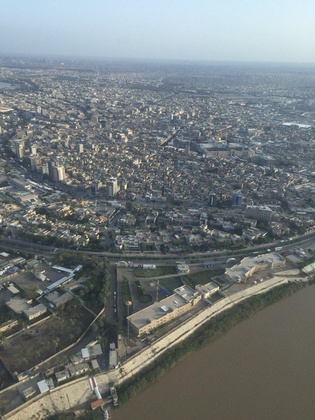
%> input picture 2.jpg, 315 x 420 px, shrunk from 960 x 1280 before the run
$ octave demo.m   (GNU Octave 9; MATLAB toolbox functions it lacks are replaced by stand-ins)
%> lines starting %> are read from the running program, lines starting %| are printed output that depends on the picture
### TCL.m
function fm=TCL(I)

I=double(I);
cn= I ;
     t=((cn./255)-1)./((I./255)-1);
          % I should be a color image


         cdp = double(darkChannel(I));%patch dark channel
       % Calculate the tranmission .
      dc2=cdp;
      minAtomsLight = 240;
      omega = 0.95;
      A = min([minAtomsLight, max(max(dc2))]);
     t_d = (255*(1-omega*double(dc2)/A));
 I=uint8(t_d);
 [LLn,LHn,HLn,HHn ]=dwt2(I,'haar');  %haar

  HLnh=histh(HLn,1);
  xn3=HLnh(:,1);
  yn3=HLnh(:,2);


    fm=1./ ( max(yn3(:)));

### darkChannel.m
function JDark = darkChannel(im2)

[height, width, ~] = size(im2);

patchSize = 5; %the patch size is set to be 15 x 15
padSize = 7; % half the patch size to pad the image with for the array to
%work (be centered at 1,1 as well as at height,1 and 1,width and height,width etc)

JDark = zeros(height, width); % the dark channel
imJ = padarray(im2, [padSize padSize], Inf); % the new image
% imagesc(imJ); colormap gray; axis off image

for j = 1:height
    for i = 1:width
        % the patch has top left corner at (jj, ii)
        patch = imJ(j:(j+patchSize-1), i:(i+patchSize-1),:);
        % the dark channel for a patch is the minimum value for all
        % channels for that patch
        JDark(j,i) = min(patch(:));
     end
end

### histh.m
  function m=histh(v,d)
   v=v(:);
   ss2=(round(d*v)/d);
   ymx=max(ss2);
   ymn=min(ss2);
   s=1/d;
   x=ymn:s:ymx;
 pr= hist(ss2,x)/length(v);
  m=[x',pr'];
% [6 lines of commented-out code are left out]


### demo.m
%This is the testing code of our paper "NO REFERENCE QUALITY OF HAZY IMAGES
%DEPENDING ON TRANSMISSION COMPONENT
%ESTIMATION "

clear all,
clc,
close all,warning('off')

 co=imread('2.jpg');
%> co is the input picture: size 420x315x3 uint8; mean R, G, B 114.7, 121.7, 122.3
 Q=TCL(co);
%> in TCL, `t=((cn./255)-1)./((I./255)-1);`: t: size 420x315x3 double; 0% of the values are NaN or infinite; the others: min 1, max 1, mean 1
%> in darkChannel, `imJ = padarray(im2, [padSize padSize], Inf);`: imJ: size 434x329x3 double; 7.34% of the values are NaN or infinite; the others: min 27, max 255, mean 119.6
%> after the loop in darkChannel, `for j = 1:height`:
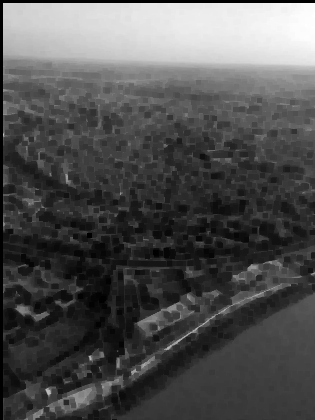
%> JDark: size 420x315 double; 1.66% of the values are NaN or infinite; the others: min 27, max 221, mean 89.44; drawn with min black, max white, NaN and infinite black
%> in TCL, `A = min([minAtomsLight, max(max(dc2))]);`: A = 240
%> in TCL, `t_d = (255*(1-omega*double(dc2)/A));`:
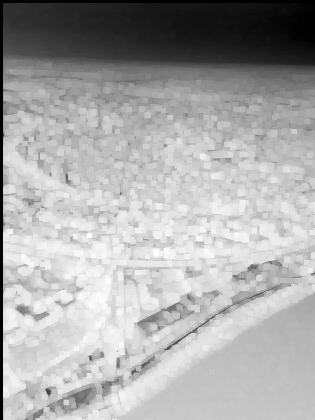
%> t_d: size 420x315 double; 1.66% of the values are NaN or infinite; the others: min 31.93, max 227.7, mean 164.7; drawn with min black, max white, NaN and infinite black
%> in TCL, `I=uint8(t_d);`:
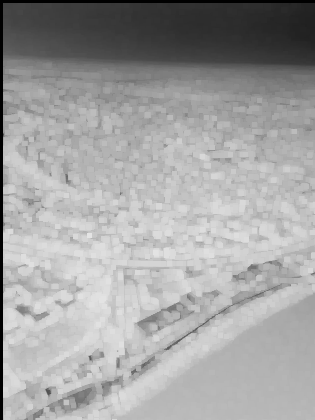
%> I: size 420x315 uint8; min 0, max 228, mean 161.9
%> in TCL, `[LLn,LHn,HLn,HHn ]=dwt2(I,'haar');`:
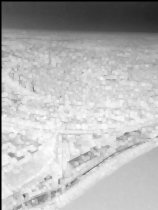
%> LLn: size 210x158 double; min 0, max 456, mean 323.7; drawn with min black and max white
%> in TCL, `[LLn,LHn,HLn,HHn ]=dwt2(I,'haar');`:
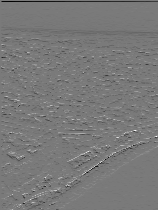
%> LHn: size 210x158 double; min -68, max 74, mean -0.5; drawn with min black and max white
%> in TCL, `[LLn,LHn,HLn,HHn ]=dwt2(I,'haar');`:
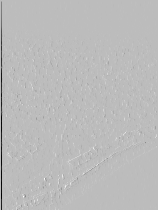
%> HLn: size 210x158 double; min -217, max 76.5, mean -1; drawn with min black and max white
%> in TCL, `[LLn,LHn,HLn,HHn ]=dwt2(I,'haar');`:
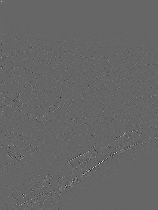
%> HHn: size 210x158 double; min -34, max 50.5, mean 0; drawn with min black and max white
%> in histh, `ymx=max(ss2);`: ymx = 77
%> in histh, `ymn=min(ss2);`: ymn = -217
%> in histh, `x=ymn:s:ymx;`: x = 295 values from -217 to 77
%> in histh, `pr= hist(ss2,x)/length(v);`: pr = 295 values, max 0.581 at index 218, min 0 at index 2, mean 0.00339
%> in histh, `m=[x',pr'];`: m = 295 rows, first 12: [-217 6.03e-05; -216 0; -215 0; -214 3.01e-05; -213 0.000121; -212 6.03e-05; -211 3.01e-05; -210 9.04e-05; -209 9.04e-05; -208 0.000241; -207 0.000181; -206 0.000181]
%> in TCL, `HLnh=histh(HLn,1);`: HLnh has the same summary as m in histh
%> in TCL, `xn3=HLnh(:,1);`: xn3 = 295 values from -217 to 77
%> in TCL, `yn3=HLnh(:,2);`: yn3 has the same summary as pr in histh
%> in TCL, `fm=1./ ( max(yn3(:)));`: fm = 1.72
%> Q = 1.72
 figure(),imshow(co),title(sprintf('%f',Q))

$ run again, with 1.jpg copied over 2.jpg
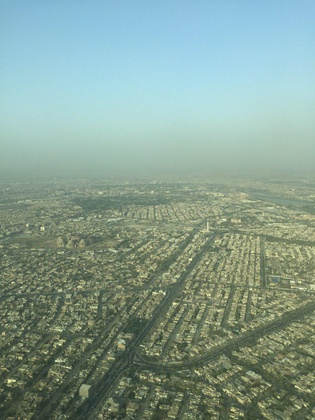
%> input picture 1.jpg, 315 x 420 px, shrunk from 960 x 1280 before the run
%> co is the input picture: size 420x315x3 uint8; mean R, G, B 133.5, 157.9, 145.6
%> t: size 420x315x3 double; 0% of the values are NaN or infinite; the others: min 1, max 1, mean 1
%> imJ: size 434x329x3 double; 7.34% of the values are NaN or infinite; the others: min 20, max 255, mean 145.7
%> after the loop in darkChannel, `for j = 1:height`:
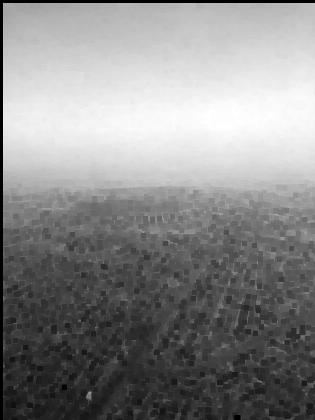
%> JDark: size 420x315 double; 1.66% of the values are NaN or infinite; the others: min 20, max 183, mean 109.6; drawn with min black, max white, NaN and infinite black
%> A = 240
%> in TCL, `[LLn,LHn,HLn,HHn ]=dwt2(I,'haar');`:
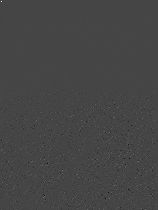
%> HHn: size 210x158 double; min -23.5, max 62.5, mean 0; drawn with min black and max white
%> ymx = 39
%> ymn = -215
%> x = 255 values from -215 to 39
%> pr = 255 values, max 0.649 at index 216, min 0 at index 2, mean 0.00392
%> m = 255 rows, first 12: [-215 3.01e-05; -214 0; -213 6.03e-05; -212 0; -211 3.01e-05; -210 6.03e-05; -209 3.01e-05; -208 0.000151; -207 9.04e-05; -206 0; -205 0.000181; -204 3.01e-05]
%> HLnh has the same summary as m in histh
%> xn3 = 255 values from -215 to 39
%> yn3 has the same summary as pr in histh
%> fm = 1.54

$ run again, with 3.jpg copied over 2.jpg
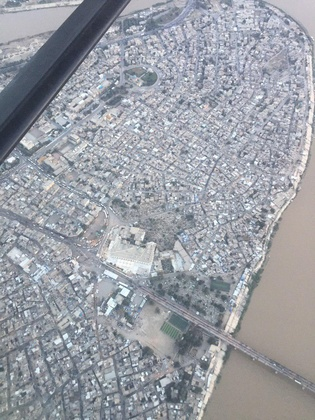
%> input picture 3.jpg, 315 x 420 px, shrunk from 960 x 1280 before the run
%> co is the input picture: size 420x315x3 uint8; mean R, G, B 154.4, 157.7, 164.9
%> t: size 420x315x3 double; 0.13% of the values are NaN or infinite; the others: min 1, max 1, mean 1
%> imJ: size 434x329x3 double; 7.34% of the values are NaN or infinite; the others: min 37, max 255, mean 159
%> after the loop in darkChannel, `for j = 1:height`:
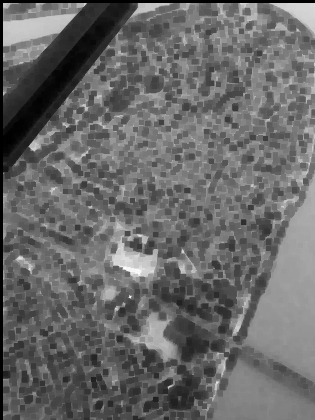
%> JDark: size 420x315 double; 1.66% of the values are NaN or infinite; the others: min 37, max 228, mean 116.8; drawn with min black, max white, NaN and infinite black
%> A = 240
%> in TCL, `[LLn,LHn,HLn,HHn ]=dwt2(I,'haar');`:
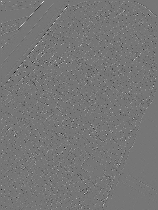
%> HHn: size 210x158 double; min -39.5, max 45.5, mean 0; drawn with min black and max white
%> ymx = 83
%> ymn = -217
%> x = 301 values from -217 to 83
%> pr = 301 values, max 0.528 at index 218, min 0 at index 5, mean 0.00332
%> m = 301 rows, first 12: [-217 9.04e-05; -216 9.04e-05; -215 3.01e-05; -214 3.01e-05; -213 0; -212 0; -211 6.03e-05; -210 0; -209 3.01e-05; -208 0; -207 6.03e-05; -206 0]
%> HLnh has the same summary as m in histh
%> xn3 = 301 values from -217 to 83
%> yn3 has the same summary as pr in histh
%> fm = 1.89
